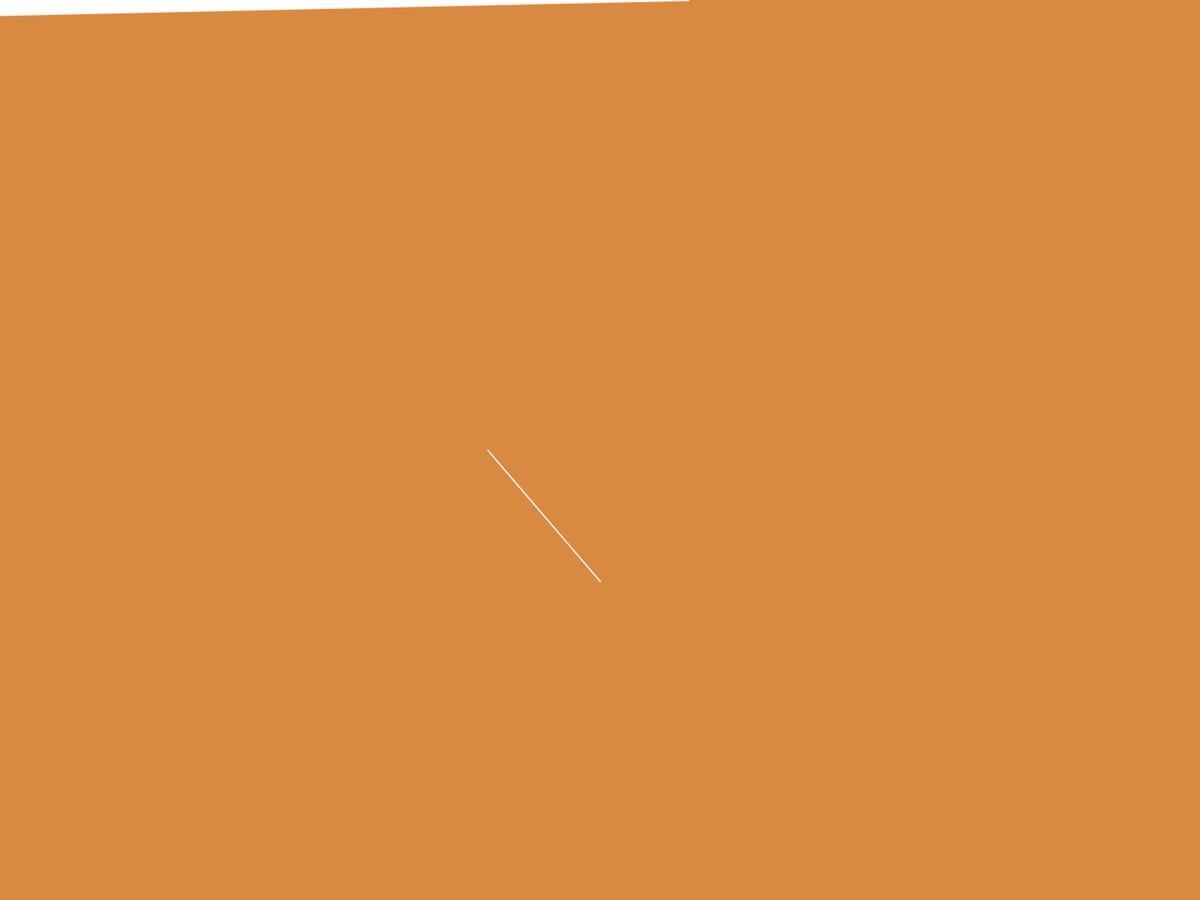
Frame 1 (no input)
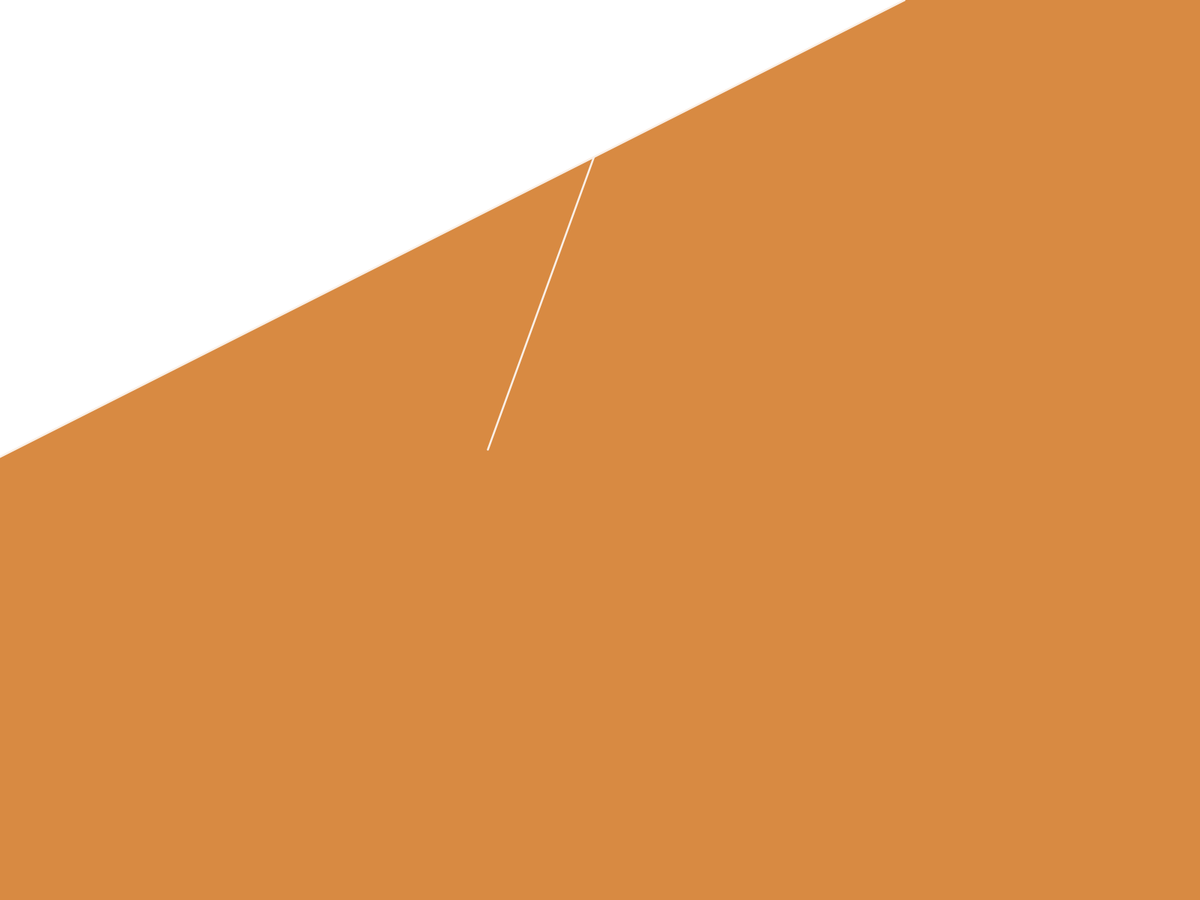
Frame 60 (the mouse pressed at the canvas centre just before this capture)
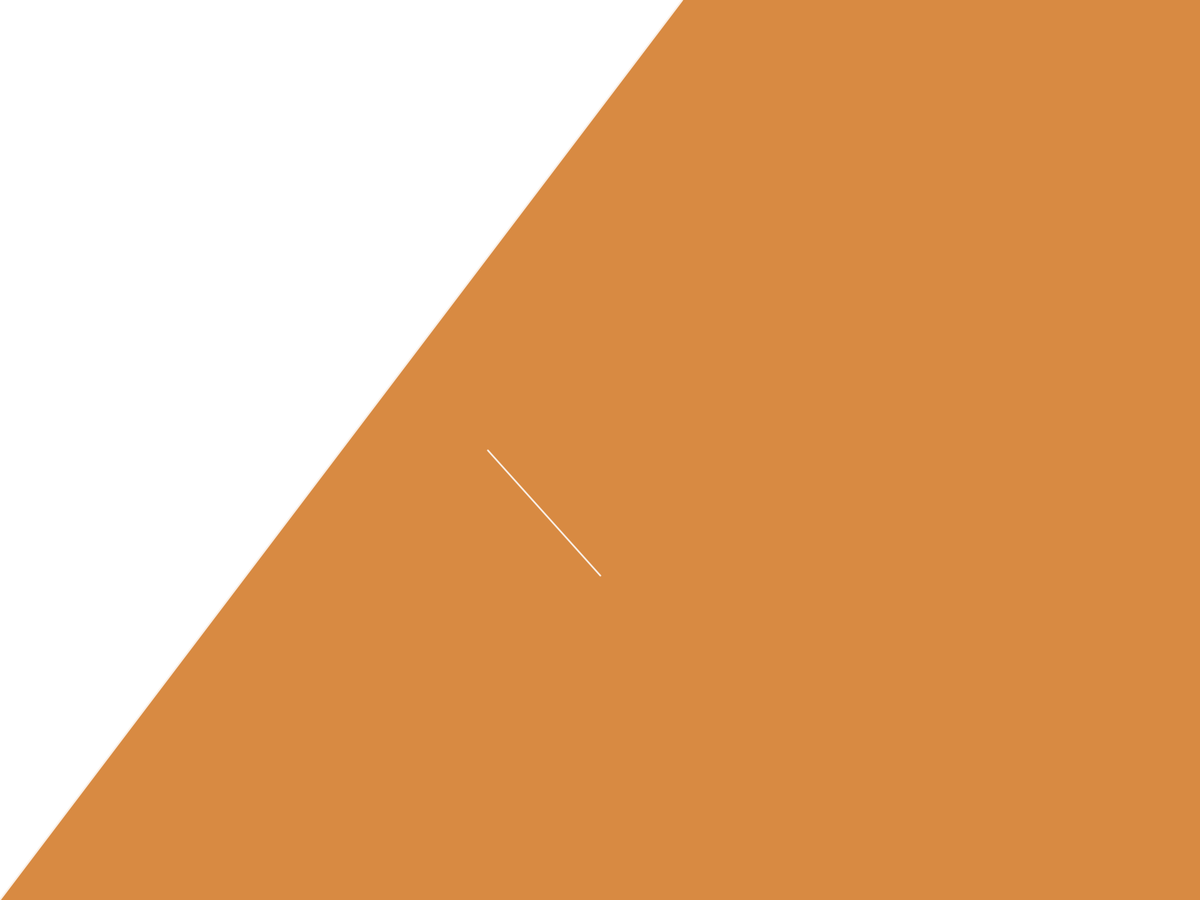
Frame 120 (the mouse held since frame 60 and released just before this capture)

The Processing sketch that drew these frames (run headless with seeded random() and noise(); from frame 60 on, the mouse is pressed at the canvas centre):

// Processing sketch: journey
// ── journey.pde
float theta;
float t = 1;
int num = 4, frms = 240;

void setup() {
  fullScreen();
  smooth(8);
}

void draw() {
  background(216, 138, 66);
  
  stroke(250, 240, 231);
  strokeWeight(noise(t) * 4);
  line(width/2 - 150, height/2 + cos(noise(t) * 100), width/2 + cos(noise(t) * 100), random(height));
  t+=0.05;
  
  int dir = 1, n = 15, v = 10;
  theta += TWO_PI/frms;
  
  beginShape();
  for (int i=0; i<num; i++) {
    float angle = TWO_PI/num*i;
    float minV = map(sin(dir*theta+dir*angle*3), -1, 1, 20, width*.75);
    float d = map(sin(angle*n), -1, 1, minV, width*.75+v);
    float x = cos(angle)*d;
    float y = sin(angle)*d;
    println(x, y);
    vertex(x, y);
  }
  println(";;;;;");
  endShape(CLOSE);
}
